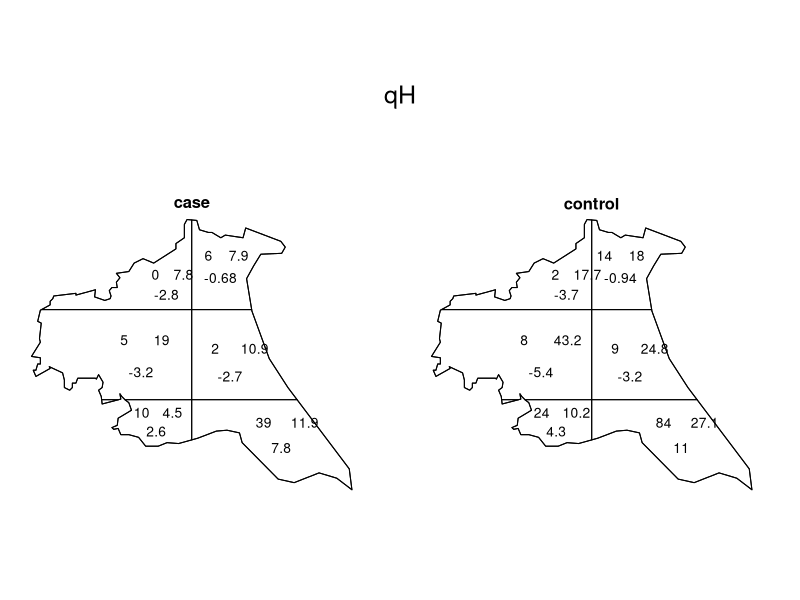

Reproduce this figure in R.
library(spatstat)


### Name: quadrat.test.splitppp
### Title: Dispersion Test of CSR for Split Point Pattern Based on Quadrat
###   Counts
### Aliases: quadrat.test.splitppp
### Keywords: spatial htest

### ** Examples

 data(humberside)
 qH <- quadrat.test(split(humberside), 2, 3)
 plot(qH)
 qH
